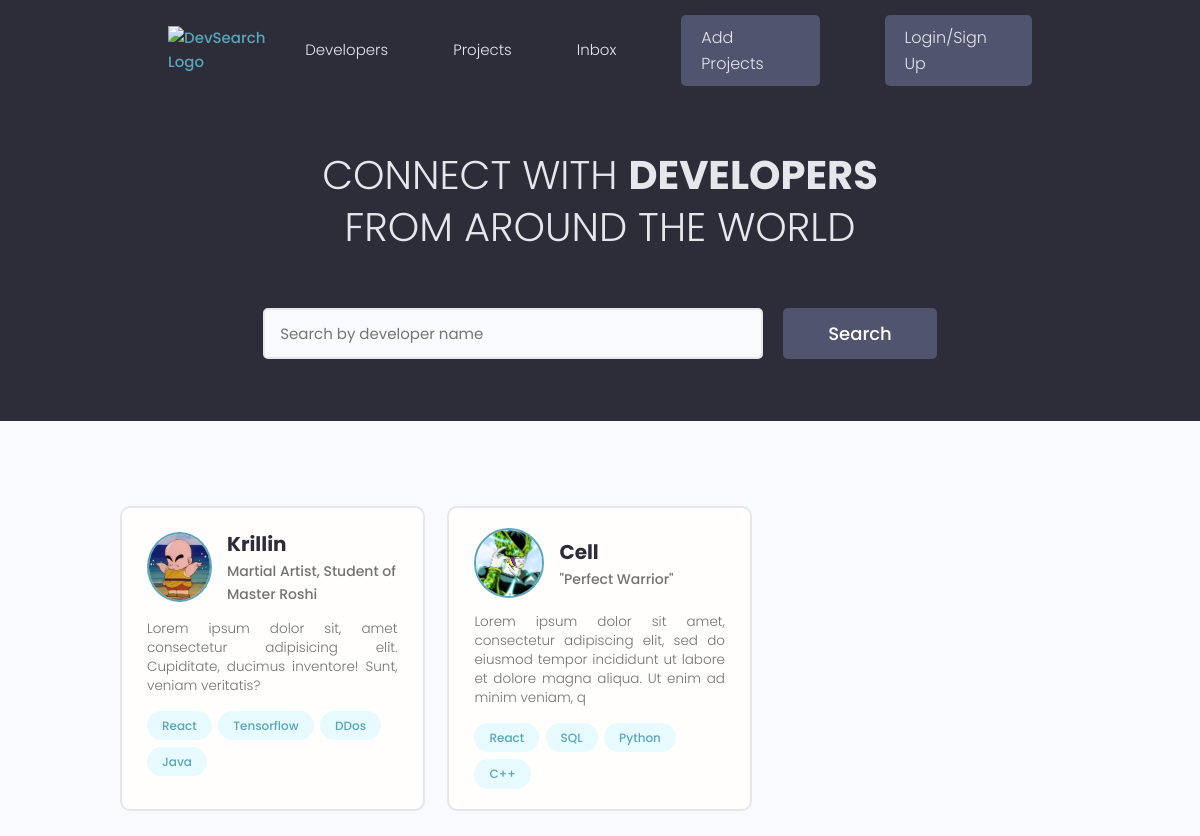
The page / on the database its author committed.
### users/models.py (models this page shows, shortened)
class Profile(models.Model):
    user = models.OneToOneField(
        User, on_delete=models.CASCADE, null=True, blank=True)
    name = models.CharField(max_length=200, blank=True, null=True)
    email = models.EmailField(max_length=500, blank=True, null=True)
    username = models.CharField(max_length=200, blank=True, null=True)
    location = models.CharField(max_length=200, blank=True, null=True)
    short_intro = models.CharField(max_length=200, blank=True, null=True)
    bio = models.TextField(blank=True, null=True)
    profile_image = models.ImageField(
        null=True, blank=True, upload_to='profiles/', default='profiles/default-avatar.jpg')
    social_github = models.CharField(max_length=200, blank=True, null=True)
    social_stackoverflow = models.CharField(max_length=200, blank=True, null=True)
    social_twitter = models.CharField(max_length=200, blank=True, null=True)
    social_linkedin = models.CharField(max_length=200, blank=True, null=True)
    social_youtube = models.CharField(max_length=200, blank=True, null=True)
    social_website = models.CharField(max_length=200, blank=True, null=True)
    created = models.DateTimeField(auto_now_add=True)
    id = models.UUIDField(default=uuid.uuid4, unique=True,
                          primary_key=True, editable=False)

class Skill(models.Model):
    owner = models.ForeignKey(
        Profile, on_delete=models.CASCADE, null=True, blank=True)
    name = models.CharField(max_length=200, blank=True, null=True)
    description = models.TextField(blank=True, null=True)
    created = models.DateTimeField(auto_now_add=True)
    id = models.UUIDField(default=uuid.uuid4, unique=True,
                          primary_key=True, editable=False)
    def __str__(self):
        return str(self.name)

### users/views.py (the view)
# urls.py: path('', views.profiles, name="profiles"),
def profiles(request):
    profiles_obj = Profile.objects.all()
    context = {'profiles': profiles_obj}
    return render(request, 'users/profiles.html', context)

### users/templates/users/profiles.html (shortened to what this page needs)
<!DOCTYPE html>
{% extends 'main.html' %}
{% load static %}
{% block content %}
  <main class="home">
    <section class="hero-section text-center">
      <div class="container container--narrow">
        <div class="hero-section__box">
          <h2>CONNECT WITH <span>DEVELOPERS</span></h2>
          <h2>FROM AROUND THE WORLD</h2>
        </div>
        <div class="hero-section__search">
          <form class="form" action="#" method="get">
            <div class="form__field">
              <input class="input input--text" id="formInput#search" type="text" name="text"
                placeholder="Search by developer name" />
            </div>
            <input class="btn btn--sub btn--lg" type="submit" value="Search" />
          </form>
        </div>
      </div>
    </section>
    <section class="devlist">
      <div class="container">
        <div class="grid grid--three">
        {% for profile in profiles %}
          <div class="column card">
            <div class="dev">
              <a href="{% url 'user-profile' profile.id %}" class="card__body">
                <div class="dev__profile">
                  <img class="avatar avatar--md" src="{{ profile.profile_image.url }}" alt="image" />
                  <div class="dev__meta">
                    <h3>{{ profile.name }}</h3>
                    <h5>{{ profile.short_intro|slice:"60" }}</h5>
                  </div>
                </div>
                <p class="dev__info">
                  {{ profile.bio|slice:"150" }}
                </p>
                <div class="dev__skills">
                  {% for skill in profile.skill_set.all|slice:"5" %}
                  <span class="tag tag--pill tag--main">
                    <small>{{ skill }}</small>
                  </span>
                  {% endfor %}
                </div>
              </a>
            </div>
          </div>
        {% endfor %}
        </div>
      </div>
    </section>
  </main>
{% endblock content %}

### static/styles/app.css (style rules this page uses)
:root { --color-sub: #2d2d39; }
.btn--sub { background-color: var(--color-sub-light); }
.card { border: 2px solid var(--color-light); }
img { width: 100%; }
.hero-section { height: 40vh; display: flex; align-items: center; background-color: var(--color-sub); }
.hero-section__box { margin-bottom: 4rem; }
.hero-section__box > h2, .hero-section__box > h2 > span { font-size: 4rem; color: var(--color-light); line-height: 1.3; text-transform: uppercase; }
.hero-section__box > h2 { font-weight: 300; }
.hero-section__box > h2 > span { font-weight: 700; }
.hero-section__search > .form { display: flex; align-items: center; justify-content: center; gap: 2rem; }
.hero-section__search > .form input.input--text { width: 50rem; }
.devlist { margin-top: 8rem; }
.devlist .grid { align-items: stretch; }
.devlist .dev .dev__profile { display: flex; align-items: center; gap: 1.5rem; }
.devlist .dev .dev__meta h3 { color: var(--color-sub); font-size: 2rem; font-weight: 700; }
.devlist .dev .dev__meta h5 { color: var(--color-text); font-size: 1.4rem; font-weight: 500; }
.devlist .dev .dev__info { margin: 1.5rem 0; font-size: 1.35rem; line-height: 1.4; text-align: justify; }

### static/uikit/styles/modules/_variables.css (style rules this page uses)
:root { --color-main: #5aa5b9; --color-main-light: #e6faff; --color-sub: #3f4156; --color-sub-light: #51546e; --color-sub-lighter: #ededfd; --color-text: #737373; --color-gray: #8b8b8b; --color-light: #e5e7eb; --color-light-gray: #767676; --color-bg: #f8fafd; --color-white: #fffefd; --color-white-light: #f3f3f3; --color-success: #359e64; --color-success-bg: #def8e8; --color-error: #fc4b0b; --color-error-bg: #fff2ee; --font-base: 'Poppins', arial, helvetica, 'Segoe UI', roboto, ubuntu, sans-serif; --font-monospace: 'Fira Code', 'Courier New', courier, monospace; --font-regular: 300; --font-medium: 500; --font-bold: 700; --generic-shadow: 1px 1px 5px #00000010; --generic-transition: all 0.3s ease-in-out; }

### static/uikit/styles/modules/_base.css (style rules this page uses)
* { margin: 0; padding: 0; box-sizing: border-box; text-rendering: optimizeLegibility; color: inherit; font-size: inherit; }
html { font-size: 50%; }
@media only screen and (min-width: 480px) { html { font-size: 56.25%; } }
@media only screen and (min-width: 1200px) { html { font-size: 62.5%; } }
body { line-height: 1.6; font-weight: 400; font-size: 1.5rem; color: var(--color-text); background-color: var(--color-bg); min-height: 100vh; }

### static/uikit/styles/modules/_typography.css (style rules this page uses)
* { font-family: var(--font-base); }
h2 { font-size: 3.6rem; font-weight: var(--font-bold); }
h3 { font-size: 3.2rem; font-weight: var(--font-medium); }
h5 { font-size: 2.4rem; font-weight: var(--font-medium); }
h5, h6 { font-weight: var(--font-regular); }
p, span, strong { font-size: 1.6rem; color: var(--color-text); font-weight: var(--font-regular); }
a { padding-bottom: 2px; text-decoration: none; display: inline-block; color: var(--color-main); font-weight: var(--font-medium); }

### static/uikit/styles/modules/_utilities.css (style rules this page uses)
.container { width: 92%; max-width: 165rem; margin: 0 auto; box-sizing: border-box; }
.container--narrow { width: 92%; max-width: 120rem; }
@media screen and (min-width: 1000px) { .container { width: 90%; } }
@media screen and (min-width: 1000px) { .container--narrow { width: 85%; } }
@media screen and (min-width: 1200px) { .container { width: 80%; } }
@media screen and (min-width: 1200px) { .container--narrow { width: 72%; } }
.text-center { text-align: center; }

### static/uikit/styles/modules/_avatar.css (style rules this page uses)
.avatar { border-radius: 50%; border: 2px solid var(--color-main); object-fit: cover; }
.avatar--md { height: 7rem; width: 7rem; }

### static/uikit/styles/modules/_button.css (style rules this page uses)
.btn { display: inline-block; position: relative; cursor: pointer; background-color: var(--color-light); font-weight: var(--font-medium); color: var(--color-sub); text-decoration: none; padding: 1rem 2rem; border-radius: 0.5rem; border: none; width: -webkit-fit-content; width: -moz-fit-content; width: fit-content; height: -webkit-fit-content; height: -moz-fit-content; height: fit-content; font-size: 1.6rem; outline-width: 0; outline-color: transparent; -webkit-backface-visibility: hidden; backface-visibility: hidden; transition: all 0.3s ease-in-out; }
.btn--sub { background-color: var(--color-sub); color: var(--color-white); }
.btn--lg { font-size: 1.8rem; padding: 1.2rem 4.5rem; }

### static/uikit/styles/modules/_card.css (style rules this page uses)
.card { border-radius: 1rem; background-color: var(--color-white); border: 1.5px solid var(--color-light); width: auto; height: auto; margin-top: 0.5rem; margin-bottom: 0.5rem; overflow: hidden; }
.card__body, .card__header { padding: 2rem 2.5rem; }

### rows shown on the page
Profile: profile_image (picture), name "Krillin", short_intro "Martial Artist, Student of Master Roshi", bio "Lorem ipsum dolor sit, amet consectetur adipisicing elit. Cupiditate, ducimus inventore! Sunt, veniam veritatis?"
Skill: name "React"
Skill: name "Tensorflow"
Skill: name "DDos"
Skill: name "Java"
Profile: profile_image (picture), name "Cell", short_intro "\"Perfect Warrior\"", bio "Lorem ipsum dolor sit amet, consectetur adipiscing elit, sed do eiusmod tempor incididunt ut labore et dolore magna aliqua. Ut enim ad minim veniam, q"
Skill: name "React"
Skill: name "SQL"
Skill: name "Python"
Skill: name "C++"
